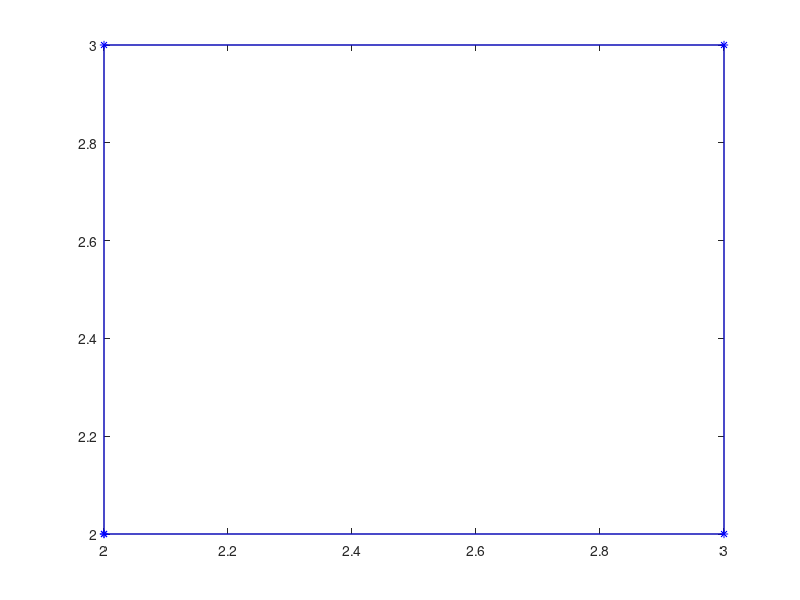

Write the MATLAB code that produced this figure. (Note: this script raises an error after producing the figure.)
% create box
% first row is horizontal coordinates; second row is vertical coordinates
my_pts = [2 2 3 3 2;2 3 3 2 2];
% display the original box
figure(1)
plot(my_pts(1,1:end),my_pts(2,1:end),'b*-');
% write code here to create your 2D rotation matrix my_rot
my_rot = [];
% write code to perform rotation using my_rot and my_pts and store the result in my_rot_pts
my_rot_pts = [];
% Plot output
hold on;
plot(my_rot_pts(1,1:end),my_rot_pts(2,1:end),'r*-');
axis([1.5 4.5 0 3.5]);